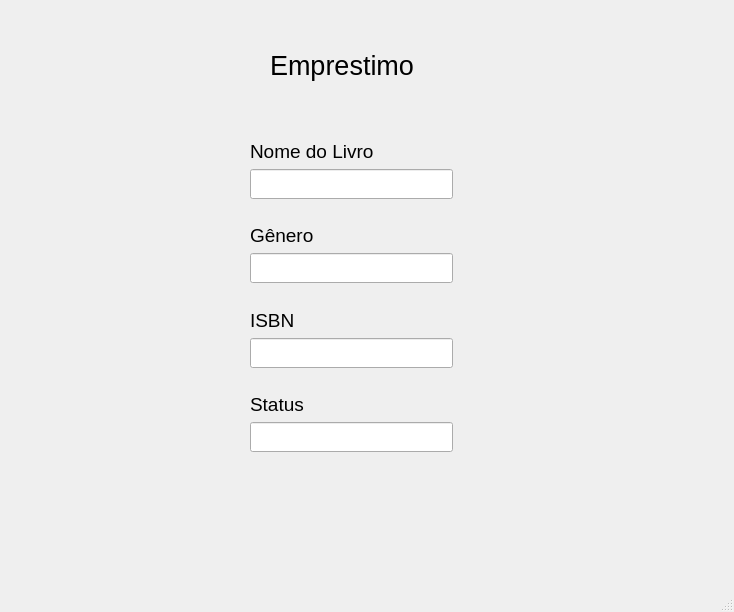
<?xml version="1.0" encoding="UTF-8"?>
<ui version="4.0">
 <class>MainWindow</class>
 <widget class="QMainWindow" name="MainWindow">
  <property name="geometry">
   <rect>
    <x>0</x>
    <y>0</y>
    <width>734</width>
    <height>612</height>
   </rect>
  </property>
  <property name="font">
   <font>
    <family>Segoe UI</family>
    <pointsize>16</pointsize>
   </font>
  </property>
  <property name="windowTitle">
   <string>MainWindow</string>
  </property>
  <widget class="QWidget" name="centralwidget">
   <widget class="QLabel" name="labelEmprestimoTitulo">
    <property name="geometry">
     <rect>
      <x>270</x>
      <y>40</y>
      <width>151</width>
      <height>51</height>
     </rect>
    </property>
    <property name="font">
     <font>
      <pointsize>20</pointsize>
     </font>
    </property>
    <property name="text">
     <string>Emprestimo</string>
    </property>
   </widget>
   <widget class="QWidget" name="verticalLayoutWidget">
    <property name="geometry">
     <rect>
      <x>250</x>
      <y>140</y>
      <width>203</width>
      <height>312</height>
     </rect>
    </property>
    <layout class="QVBoxLayout" name="verticalLayoutEmp">
     <item>
      <widget class="QLabel" name="labelNameLivro">
       <property name="font">
        <font>
         <family>Segoe UI</family>
         <pointsize>14</pointsize>
        </font>
       </property>
       <property name="text">
        <string>Nome do Livro</string>
       </property>
      </widget>
     </item>
     <item>
      <widget class="QLineEdit" name="lineEmprestimo">
       <property name="maximumSize">
        <size>
         <width>300</width>
         <height>30</height>
        </size>
       </property>
       <property name="text">
        <string/>
       </property>
      </widget>
     </item>
     <item>
      <spacer name="verticalSpacer">
       <property name="orientation">
        <enum>Qt::Vertical</enum>
       </property>
       <property name="sizeHint" stdset="0">
        <size>
         <width>20</width>
         <height>10</height>
        </size>
       </property>
      </spacer>
     </item>
     <item>
      <widget class="QLabel" name="label_Genero">
       <property name="font">
        <font>
         <pointsize>14</pointsize>
        </font>
       </property>
       <property name="text">
        <string>Gênero</string>
       </property>
      </widget>
     </item>
     <item>
      <widget class="QLineEdit" name="lineEdit_genero">
       <property name="maximumSize">
        <size>
         <width>300</width>
         <height>30</height>
        </size>
       </property>
      </widget>
     </item>
     <item>
      <spacer name="verticalSpacer_2">
       <property name="orientation">
        <enum>Qt::Vertical</enum>
       </property>
       <property name="sizeHint" stdset="0">
        <size>
         <width>20</width>
         <height>10</height>
        </size>
       </property>
      </spacer>
     </item>
     <item>
      <widget class="QLabel" name="label_Isbn">
       <property name="font">
        <font>
         <pointsize>14</pointsize>
        </font>
       </property>
       <property name="text">
        <string>ISBN</string>
       </property>
      </widget>
     </item>
     <item>
      <widget class="QLineEdit" name="lineEdit_isbn">
       <property name="maximumSize">
        <size>
         <width>300</width>
         <height>30</height>
        </size>
       </property>
      </widget>
     </item>
     <item>
      <spacer name="verticalSpacer_3">
       <property name="orientation">
        <enum>Qt::Vertical</enum>
       </property>
       <property name="sizeHint" stdset="0">
        <size>
         <width>20</width>
         <height>10</height>
        </size>
       </property>
      </spacer>
     </item>
     <item>
      <widget class="QLabel" name="label_Status">
       <property name="font">
        <font>
         <family>Segoe UI</family>
         <pointsize>14</pointsize>
        </font>
       </property>
       <property name="text">
        <string>Status</string>
       </property>
      </widget>
     </item>
     <item>
      <widget class="QLineEdit" name="lineEdit_status">
       <property name="maximumSize">
        <size>
         <width>300</width>
         <height>30</height>
        </size>
       </property>
      </widget>
     </item>
    </layout>
   </widget>
  </widget>
  <widget class="QMenuBar" name="menubar">
   <property name="geometry">
    <rect>
     <x>0</x>
     <y>0</y>
     <width>734</width>
     <height>21</height>
    </rect>
   </property>
  </widget>
  <widget class="QStatusBar" name="statusbar"/>
 </widget>
 <resources/>
 <connections/>
</ui>
